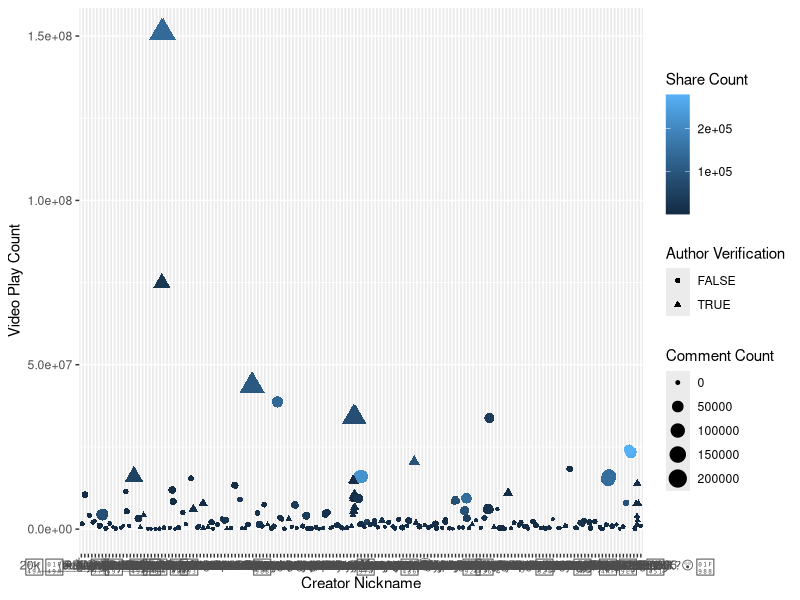

The R script that drew this image:
## ---- chunk 1
library(ggplot2)
library(dplyr)
library(tidyr)
library(readr)

total_trends <- read_csv("total_trends.csv")
## ---- chunk 2
ggplot(total_trends, aes(author_nickname, stats_playCount, colour=stats_shareCount, size=stats_commentCount, shape=author_verified))+geom_jitter()+xlab("Creator Nickname")+ylab("Video Play Count")+scale_colour_continuous(name="Share Count")+scale_size_continuous(name="Comment Count")+scale_shape_discrete(name="Author Verification")

